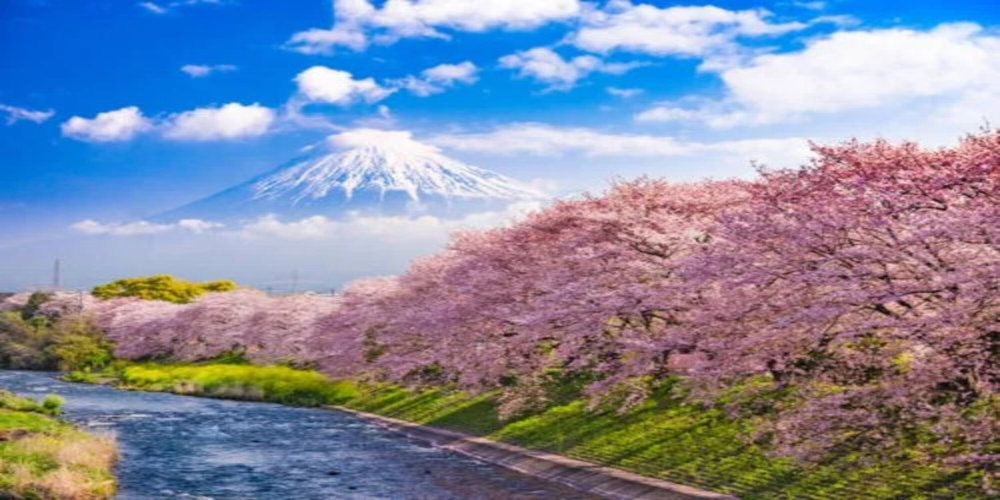
#> input picture Tp-MT-1/image_2000x1000.jpg, 1000 x 500 px, shrunk from 2000 x 1000 before the run, found by its file name
$ python image_par.py
#> lines starting #> are read from the running program, lines starting #| are printed output that depends on the picture
from PIL import Image
import matplotlib.pyplot as plt
import numpy as np
from time import time
from numba import jit, prange


# @jit(nopython=True, parallel=True) # Para ejecución en Google Colab
@jit(parallel=True)
def convert_to_grayscale(image):
    H, W, C = image.shape # Obtenemos Alto, Ancho y los Canales de color (para RGB = 3)
    gray = np.zeros((H, W, C), dtype=np.uint8) # Inicializamos la matriz para la imagen en escala de grises
    for x in prange(H):
        for y in prange(W):
            r, g, b = image[x][y]
            mean = round((int(r) + int(g) + int(b)) / 3)
            pixel = np.array([mean, mean, mean], dtype=np.uint8)
            gray[x][y] = pixel
    return gray


if __name__ == '__main__':
    # Comentar y descomentar la línea correspondiente
    # image_path = '/image_500x500.jpg'
    image_path = '/image_2000x1000.jpg'

    image = Image.open(image_path) # Leemos y almacenamos la imagen
#> image is the input picture: PIL image 1000x500 RGB; mean R, G, B 131.6, 139.2, 161

    init = time()
    image = np.array(image) # Convertimos imagen en matriz (arreglo de arreglos)
    gray = convert_to_grayscale(image)
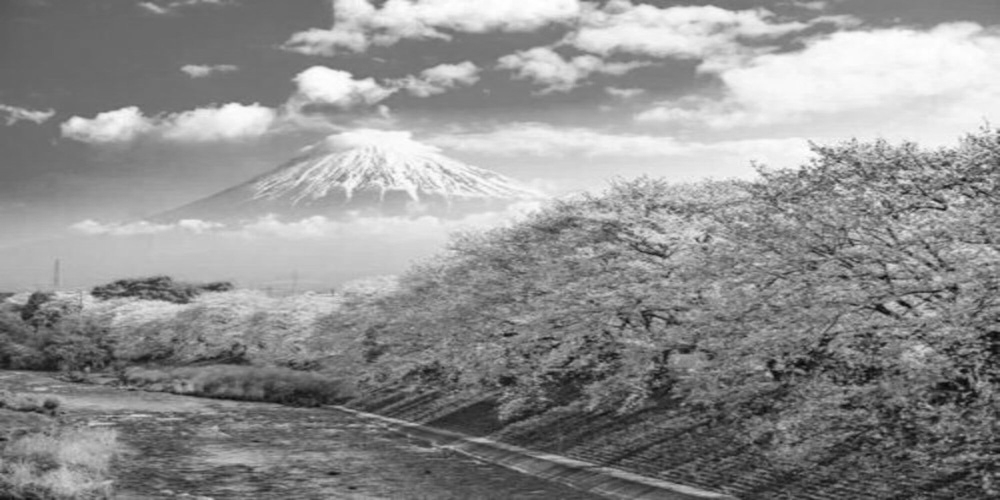
#> gray: shape (500, 1000, 3); min 7, max 255, mean 143.9
    end = time() - init

    print(f"Para {image_path}, tiempo:", end)

    # Imagen original
    plt.imshow(image)
    plt.title('Imagen Original')
    plt.show()

    # Imagen en escala de grises
    plt.imshow(gray)
    plt.title('Imagen en escala de grises')
    plt.show()
